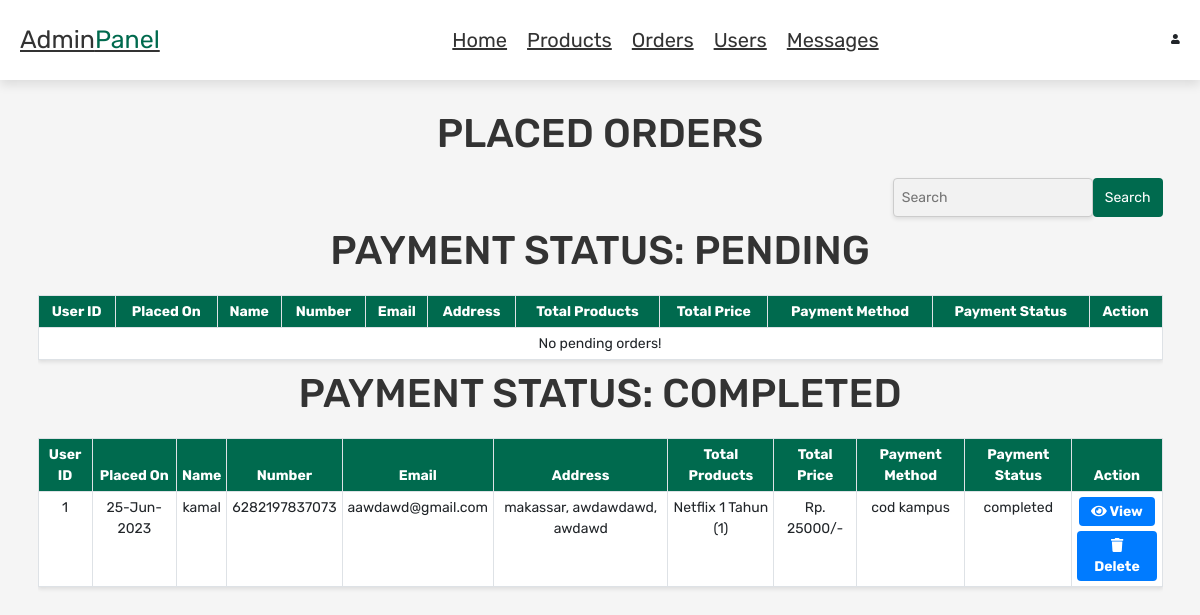
Screenshot of /admin_orders.php (signed in) with the database file from the repository.
### tables this page shows
CREATE TABLE `orders` (
  `id` int(100) NOT NULL,
  `user_id` int(100) NOT NULL,
  `name` varchar(100) NOT NULL,
  `number` varchar(15) NOT NULL,
  `email` varchar(100) NOT NULL,
  `method` varchar(50) NOT NULL,
  `address` varchar(500) NOT NULL,
  `total_products` varchar(1000) NOT NULL,
  `total_price` int(100) NOT NULL,
  `placed_on` varchar(50) NOT NULL,
  `payment_status` varchar(20) NOT NULL DEFAULT 'pending'
);

### admin_orders.php (the view, shortened to what this page needs)
<?php
include 'config.php';
?>
<!DOCTYPE html>
<html lang="en">
<head>
    <link rel="stylesheet" href="https://cdnjs.cloudflare.com/ajax/libs/font-awesome/6.0.0/css/all.min.css">
    <link rel="stylesheet" href="https://cdnjs.cloudflare.com/ajax/libs/twitter-bootstrap/5.0.2/css/bootstrap.min.css">
    <link rel="stylesheet" href="css/admin_style.css">
</head>
<body>
    <?php include 'admin_header.php'; ?>
    <section class="orders">
        <h1 class="title">placed orders</h1>
        <div class="container">
            <div class="search-box">
                <input type="text" id="searchInput" placeholder="Search">
                <button type="button" id="searchButton">Search</button>
            </div>
            <h2 class="title">Payment Status: Pending</h2>
            <div class="table-responsive">
                <table class="table table-bordered">
                    <thead>
                        <tr>
                            <th>User ID</th>
                            <th>Placed On</th>
                            <th>Name</th>
                            <th>Number</th>
                            <th>Email</th>
                            <th>Address</th>
                            <th>Total Products</th>
                            <th>Total Price</th>
                            <th>Payment Method</th>
                            <th>Payment Status</th>
                            <th>Action</th>
                        </tr>
                    </thead>
                    <tbody>
                        <?php
                        $select_orders = mysqli_query($conn, "SELECT * FROM `orders` WHERE payment_status = 'pending'") or die('query failed');
                        if (mysqli_num_rows($select_orders) > 0) {
                            while ($fetch_orders = mysqli_fetch_assoc($select_orders)) {
                        ?>
                                <tr>
                                    <td><?php echo $fetch_orders['user_id']; ?></td>
                                    <td><?php echo $fetch_orders['placed_on']; ?></td>
                                    <td><?php echo $fetch_orders['name']; ?></td>
                                    <td><?php echo $fetch_orders['number']; ?></td>
                                    <td><?php echo $fetch_orders['email']; ?></td>
                                    <td><?php echo $fetch_orders['address']; ?></td>
                                    <td><?php echo $fetch_orders['total_products']; ?></td>
                                    <td>Rp. <?php echo $fetch_orders['total_price']; ?>/-</td>
                                    <td><?php echo $fetch_orders['method']; ?></td>
                                    <td><?php echo $fetch_orders['payment_status']; ?></td>
                                    <td>
                                        <div class="d-flex flex-column align-items-center">
                                            <form action="admin_orders_detail.php" method="post" class="mb-2">
                                                <input type="hidden" name="order_id" value="<?php echo $fetch_orders['id']; ?>">
                                                <button type="submit" name="view" class="btn-view">
                                                    <i class="fas fa-eye"></i> View
                                                </button>
                                            </form>
                                            <a href="admin_orders.php?delete=<?php echo $fetch_orders['id']; ?>" class="btn-view">
                                                <i class="fas fa-trash"></i> Delete
                                            </a>
                                        </div>
                                    </td>
                                </tr>
                        <?php
                            }
                        } else {
                            echo '<tr><td colspan="11" class="text-center">No pending orders!</td></tr>';
                        }
                        ?>
                    </tbody>
                </table>
            </div>
        </div>
        <div class="container">
            <h2 class="title">Payment Status: Completed</h2>
            <div class="table-responsive">
                <table class="table table-bordered">
                    <thead>
                        <tr>
                            <th>User ID</th>
                            <th>Placed On</th>
                            <th>Name</th>
                            <th>Number</th>
                            <th>Email</th>
                            <th>Address</th>
                            <th>Total Products</th>
                            <th>Total Price</th>
                            <th>Payment Method</th>
                            <th>Payment Status</th>
                            <th>Action</th>
                        </tr>
                    </thead>
                    <tbody>
                        <?php
                        $select_orders = mysqli_query($conn, "SELECT * FROM `orders` WHERE payment_status = 'completed'") or die('query failed');
                        if (mysqli_num_rows($select_orders) > 0) {
                            while ($fetch_orders = mysqli_fetch_assoc($select_orders)) {
                        ?>
                                <tr>
                                    <td><?php echo $fetch_orders['user_id']; ?></td>
                                    <td><?php echo $fetch_orders['placed_on']; ?></td>
                                    <td><?php echo $fetch_orders['name']; ?></td>
                                    <td><?php echo $fetch_orders['number']; ?></td>
                                    <td><?php echo $fetch_orders['email']; ?></td>
                                    <td><?php echo $fetch_orders['address']; ?></td>
                                    <td><?php echo $fetch_orders['total_products']; ?></td>
                                    <td>Rp. <?php echo $fetch_orders['total_price']; ?>/-</td>
                                    <td><?php echo $fetch_orders['method']; ?></td>
                                    <td><?php echo $fetch_orders['payment_status']; ?></td>
                                    <td>
                                        <div class="d-flex flex-column align-items-center">
                                            <form action="admin_orders_detail.php" method="post" class="mb-2">
                                                <button type="submit" name="view" class="btn-view">
                                                    <i class="fas fa-eye"></i> View
                                                </button>
                                            </form>
                                            <a href="admin_orders.php?delete=<?php echo $fetch_orders['id']; ?>" class="btn-view">
                                                <i class="fas fa-trash"></i> Delete
                                            </a>
                                        </div>
                                    </td>
                                </tr>
                        <?php
                            }
                        } else {
                            echo '<tr><td colspan="11" class="text-center">No completed orders!</td></tr>';
                        }
                        ?>
                    </tbody>
                </table>
            </div>
        </div>
    </section>
</body>
</html>

### css/admin_style.css (style rules this page uses)
:root { --green:#006a4e; --red:#c0392b; --orange:#f39c12; --black:#333; --white:#fff; --light-color:#666; --light-white:#ccc; --light-bg:#f5f5f5; --border:.1rem solid var(--black); --box-shadow:0 .5rem 1rem rgba(0,0,0,.1); }
* { font-family: 'Rubik', sans-serif; margin:0; padding:0; box-sizing: border-box; outline: none; border:none; text-decoration: none; transition:all .2s linear; }
html { font-size: 62.5%; overflow-x: hidden; }
body { background-color: var(--light-bg); }
section { padding:3rem 2rem; }
.title { text-align: center; margin-bottom: 2rem; text-transform: uppercase; color:var(--black); font-size: 4rem; }

### admin_orders.php (style rules this page uses)
.table-responsive { overflow-x: auto; }
table { width: 100%; border-collapse: collapse; font-size: 14px; background-color: #fff; box-shadow: 0 2px 4px rgba(0, 0, 0, 0.1); }
th, td { padding: 10px; text-align: center; }
th { background-color: #f2f2f2; font-weight: bold; }
thead tr:first-child { background-color: #006a4e; color: #fff; }
.search-box { display: flex; justify-content: flex-end; margin-bottom: 10px; }
.search-box input { width: 200px; padding: 8px; border: 1px solid #ccc; border-radius: 4px; background-color: #f2f2f2; font-size: 14px; box-shadow: 0 2px 4px rgba(0, 0, 0, 0.1); }
.search-box button { padding: 8px 12px; border: none; background-color: #006a4e; color: #fff; border-radius: 4px; font-size: 14px; cursor: pointer; transition: background-color 0.3s ease; }
.btn-view { display: inline-block; padding: 4px 12px; font-size: 14px; font-weight: bold; text-align: center; text-decoration: none; color: #fff; background-color: #007bff; border: none; border-radius: 4px; transition: background-color 0.3s ease; }

### rows the page displays
orders: user "1", placed_on "25-Jun-2023", name "kamal", number "6282197837073", email "aawdawd@gmail.com", address "makassar, awdawdawd, awdawd", total_products "Netflix 1 Tahun (1)", total_price "25000", method "cod kampus", payment_status "completed"
